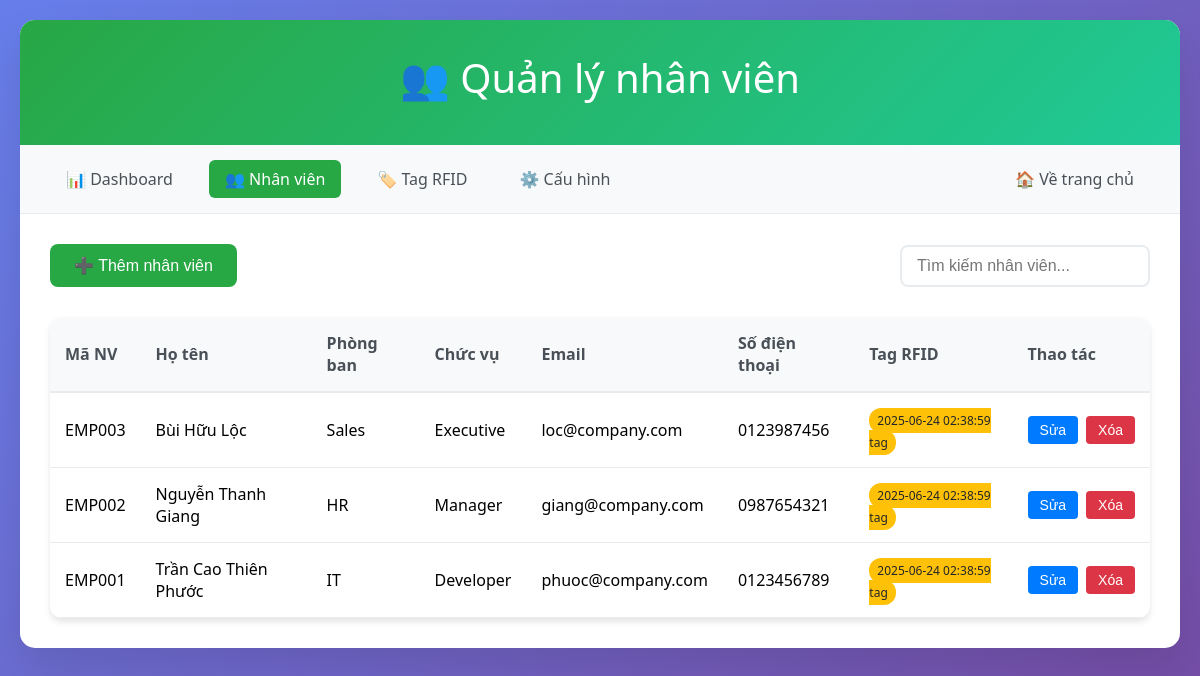
/admin/employees, run on the app's committed database.
### tables this page shows
CREATE TABLE employees (
            id INTEGER PRIMARY KEY AUTOINCREMENT,
            name TEXT NOT NULL,
            employee_code TEXT UNIQUE,
            department TEXT,
            position TEXT,
            email TEXT,
            phone TEXT,
            is_active BOOLEAN DEFAULT 1,
            created_at TEXT DEFAULT CURRENT_TIMESTAMP,
            updated_at TEXT DEFAULT CURRENT_TIMESTAMP
        );

### app.py (the view)
@app.route('/admin/employees')
def admin_employees():
    conn = sqlite3.connect('checkins.db')
    employees = conn.execute('''
        SELECT e.*,
               COUNT(et.id) as tag_count
        FROM employees e
        LEFT JOIN employee_tags et ON e.id = et.employee_id AND et.is_active = 1
        WHERE e.is_active = 1
        GROUP BY e.id
        ORDER BY e.name
    ''').fetchall()
    conn.close()
    return render_template('admin/employees.html', employees=employees)

### templates/admin/employees.html (shortened to what this page needs)
<!DOCTYPE html>
<html lang="vi">
  <head>
  </head>
  <body>
    <div class="container">
      <div class="header">
        <h1>👥 Quản lý nhân viên</h1>
      </div>
      <div class="nav">
        <a href="/admin">📊 Dashboard</a>
        <a href="/admin/employees" class="active">👥 Nhân viên</a>
        <a href="/admin/tags">🏷️ Tag RFID</a>
        <a href="/admin/config">⚙️ Cấu hình</a>
        <a href="/" style="margin-left: auto">🏠 Về trang chủ</a>
      </div>
      <div class="content">
        <div class="toolbar">
          <button class="add-btn" onclick="openAddModal()">
            ➕ Thêm nhân viên
          </button>
          <div class="search-box">
            <input
              type="text"
              class="search-input"
              placeholder="Tìm kiếm nhân viên..."
              onkeyup="filterEmployees()"
            />
          </div>
        </div>
        <table class="employees-table">
          <thead>
            <tr>
              <th>Mã NV</th>
              <th>Họ tên</th>
              <th>Phòng ban</th>
              <th>Chức vụ</th>
              <th>Email</th>
              <th>Số điện thoại</th>
              <th>Tag RFID</th>
              <th>Thao tác</th>
            </tr>
          </thead>
          <tbody id="employees-tbody">
            {% for emp in employees %}
            <tr data-employee-id="{{ emp[0] }}">
              <td>{{ emp[2] or 'N/A' }}</td>
              <td>{{ emp[1] }}</td>
              <td>{{ emp[3] or 'N/A' }}</td>
              <td>{{ emp[4] or 'N/A' }}</td>
              <td>{{ emp[5] or 'N/A' }}</td>
              <td>{{ emp[6] or 'N/A' }}</td>
              <td><span class="tag-count">{{ emp[8] }} tag</span></td>
              <td>
                <div class="action-buttons">
                  <button
                    class="btn-edit"
                    onclick="openEditModal('{{ emp[0] }}')"
                  >
                    Sửa
                  </button>
                  <button
                    class="btn-delete"
                    onclick="deleteEmployee('{{ emp[0] }}')"
                  >
                    Xóa
                  </button>
                </div>
              </td>
            </tr>
            {% endfor %}
          </tbody>
        </table>
      </div>
    </div>
  </body>
</html>

### templates/admin/employees.html (style rules this page uses)
* { margin: 0; padding: 0; box-sizing: border-box; }
body { font-family: "Segoe UI", Tahoma, Geneva, Verdana, sans-serif; background: linear-gradient(135deg, #667eea 0%, #764ba2 100%); min-height: 100vh; padding: 20px; }
.container { max-width: 1400px; margin: 0 auto; background: white; border-radius: 15px; box-shadow: 0 20px 40px rgba(0, 0, 0, 0.1); overflow: hidden; }
.header { background: linear-gradient(135deg, #28a745 0%, #20c997 100%); color: white; padding: 30px; text-align: center; }
.header h1 { font-size: 2.5em; margin-bottom: 10px; font-weight: 300; }
.nav { background: #f8f9fa; padding: 15px 30px; border-bottom: 1px solid #e9ecef; display: flex; gap: 20px; align-items: center; flex-wrap: wrap; }
.nav a { text-decoration: none; color: #495057; padding: 8px 16px; border-radius: 6px; transition: all 0.3s ease; font-weight: 500; }
.nav a.active { background: #28a745; color: white; }
.content { padding: 30px; }
.toolbar { display: flex; justify-content: space-between; align-items: center; margin-bottom: 30px; flex-wrap: wrap; gap: 15px; }
.add-btn { background: #28a745; color: white; padding: 12px 24px; border: none; border-radius: 8px; cursor: pointer; font-size: 16px; font-weight: 500; transition: all 0.3s ease; }
.search-box { display: flex; gap: 10px; align-items: center; }
.search-input { padding: 10px 15px; border: 2px solid #e9ecef; border-radius: 8px; font-size: 16px; min-width: 250px; }
.employees-table { width: 100%; border-collapse: collapse; background: white; border-radius: 12px; overflow: hidden; box-shadow: 0 4px 6px rgba(0, 0, 0, 0.1); }
.employees-table th { background: #f8f9fa; padding: 15px; text-align: left; font-weight: 600; color: #495057; border-bottom: 2px solid #e9ecef; }
.employees-table td { padding: 15px; border-bottom: 1px solid #e9ecef; vertical-align: middle; }
.action-buttons { display: flex; gap: 8px; }
.btn-edit { background: #007bff; color: white; border: none; padding: 6px 12px; border-radius: 4px; cursor: pointer; font-size: 14px; transition: all 0.3s ease; }
.btn-delete { background: #dc3545; color: white; border: none; padding: 6px 12px; border-radius: 4px; cursor: pointer; font-size: 14px; transition: all 0.3s ease; }
.tag-count { background: #ffc107; color: #212529; padding: 4px 8px; border-radius: 12px; font-size: 12px; font-weight: 500; }

### data on the page
employees: employee_code "EMP003", name "Bùi Hữu Lộc", department "Sales", position "Executive", email "loc@company.com", phone "0123987456", created_at "2025-06-24 02:38:59"
employees: employee_code "EMP002", name "Nguyễn Thanh Giang", department "HR", position "Manager", email "giang@company.com", phone "0987654321", created_at "2025-06-24 02:38:59"
employees: employee_code "EMP001", name "Trần Cao Thiên Phước", department "IT", position "Developer", email "phuoc@company.com", phone "0123456789", created_at "2025-06-24 02:38:59"
